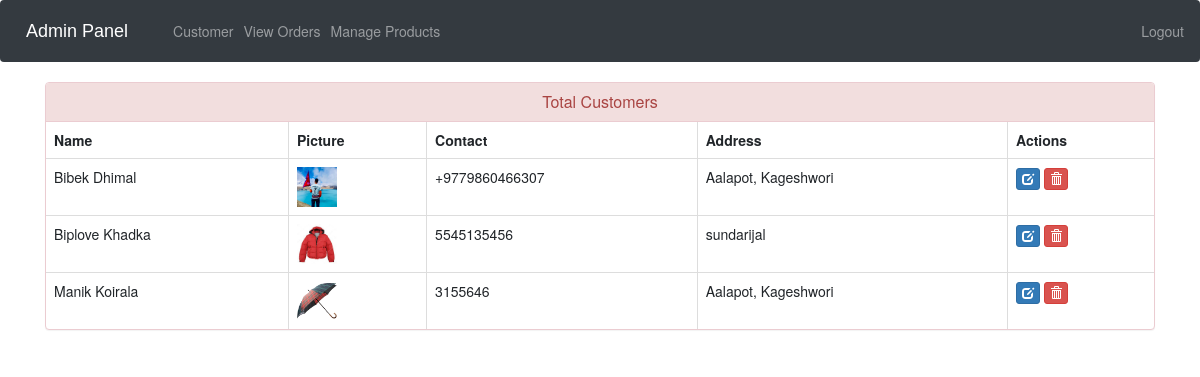
The app's page /view-customer (signed in) with its own data.
### ecom/models.py (models this page shows, shortened)
class Customer(models.Model):
    user=models.OneToOneField(User,on_delete=models.CASCADE)
    profile_pic= models.ImageField(upload_to='profile_pic/CustomerProfilePic/',null=True,blank=True)
    address = models.CharField(max_length=40)
    mobile = models.CharField(max_length=20,null=False)
    @property
    def get_name(self):
        return self.user.first_name+" "+self.user.last_name

### ecom/views.py (the view)
# urls.py: path('view-customer', views.view_customer_view,name='view-customer'),
@login_required(login_url='adminlogin')
def view_customer_view(request):
    customers=models.Customer.objects.all()
    return render(request,'ecom/view_customer.html',{'customers':customers})

### templates/ecom/view_customer.html (shortened to what this page needs)
{% extends 'ecom/admin_base.html' %}
{% load static %}
{% block content %}
<head>
  <link href="//netdna.bootstrapcdn.com/bootstrap/3.0.0/css/bootstrap.min.css" rel="stylesheet" id="bootstrap-css">
</head>
<div class="container">
  <div class="panel panel-danger">
    <div class="panel-heading">
      <h6 class="panel-title">Total Customers</h6>
    </div>
    <table class="table table-hover table-bordered" id="dev-table">
      <thead>
        <tr>
          <th>Name</th>
          <th>Picture</th>
          <th>Contact</th>
          <th>Address</th>
          <th>Actions</th>
        </tr>
      </thead>
      {% for c in customers %}
      <tr>
        <td> {{c.get_name}}</td>
        <td> <img src="{% static c.profile_pic.url %}" alt="Profile Pic" height="40px" width="40px" /></td>
        <td>{{c.mobile}}</td>
        <td>{{c.address}}</td>
        <td><a class="btn btn-primary btn-xs" href="{% url 'update-customer' c.id  %}"><span class="glyphicon glyphicon-edit"></span></a>
        <a class="btn btn-danger btn-xs" href="{% url 'delete-customer' c.id  %}"><span class="glyphicon glyphicon-trash"></span></a></td>
      </tr>
      {% endfor %}
    </table>
  </div>
</div>
{% endblock content %}

### templates/ecom/view_customer.html (style rules this page uses)
a:link { text-decoration: none; }
h6 { text-align: center; }

### records on screen
Customer: get_name "Bibek Dhimal", profile_pic (picture), mobile "+9779860466307", address "Aalapot, Kageshwori"
Customer: get_name "Biplove Khadka", profile_pic (picture), mobile "5545135456", address "sundarijal"
Customer: get_name "Manik Koirala", profile_pic (picture), mobile "3155646", address "Aalapot, Kageshwori"
